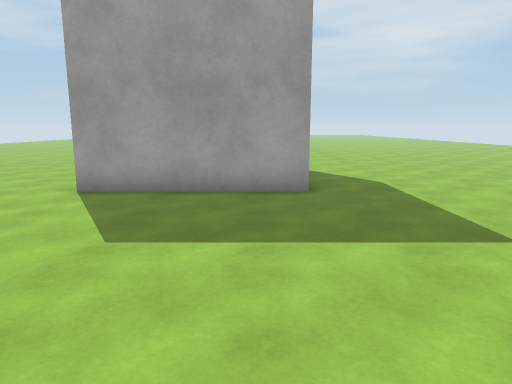
View 1 (above)

16 first-person views from a walk through a Unity game level. The camera is 1.5 m above the floor, tilts 10° down and sees 70° across. The floor is counted in squares, 1 m on a side. Each view is taken from the middle of a square. On the plan, view 1 faces up. The plan holds only what a view shows up to about 16 squares ahead; the rest is blank. The place goes on beyond the plan. The player is left out. Some surface patterns are stand-ins.

View 2
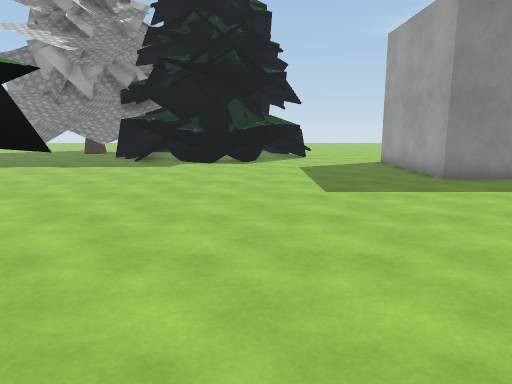

View 3
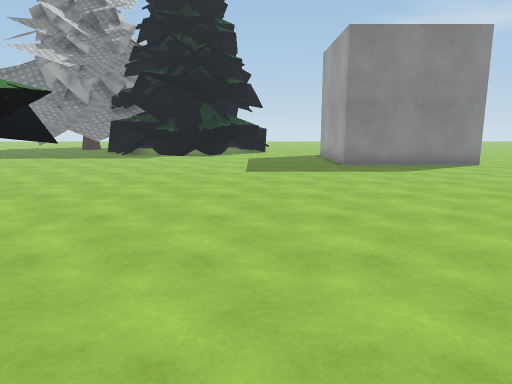

View 4
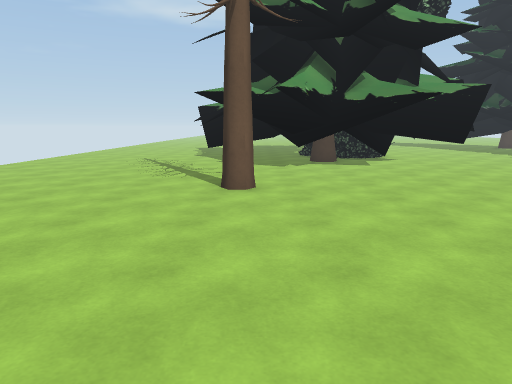

View 5
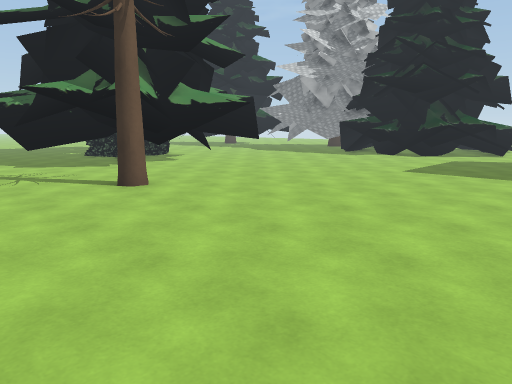

View 6
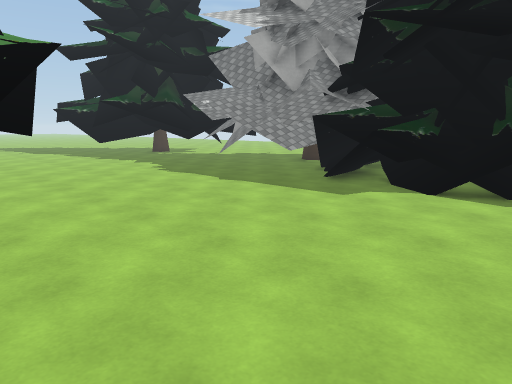

View 7
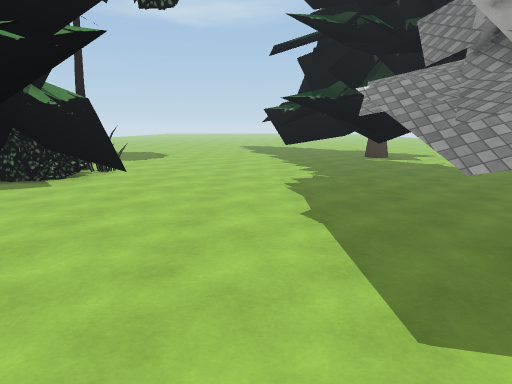

View 8
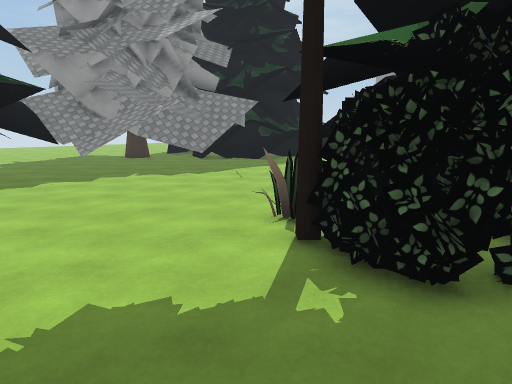

View 9
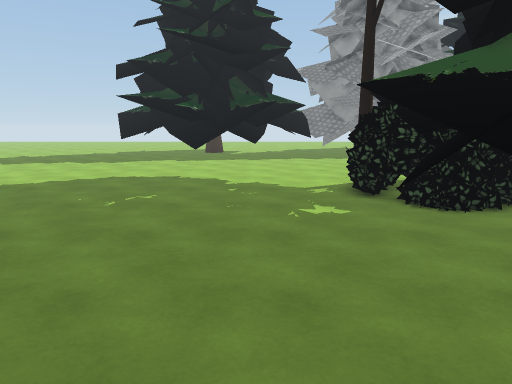

View 10
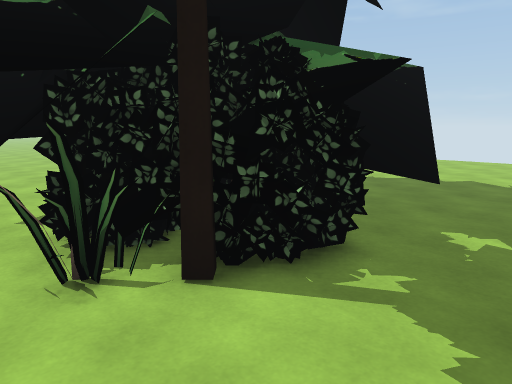

View 11
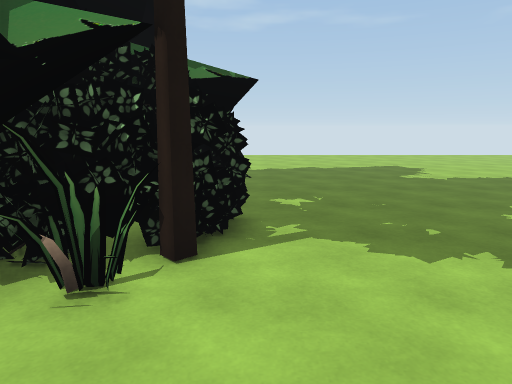

View 12
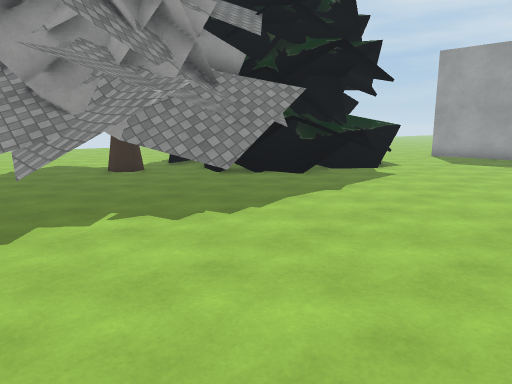

View 13
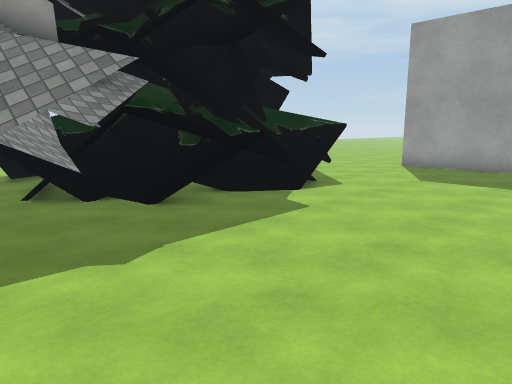

View 14
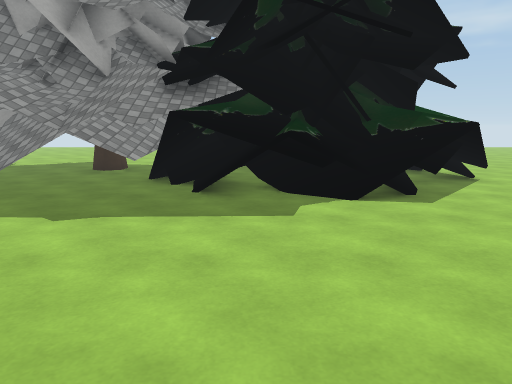

View 15
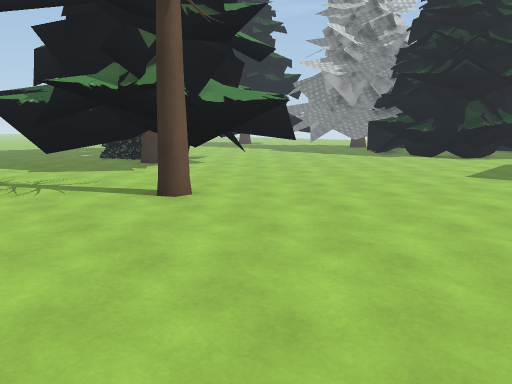

View 16
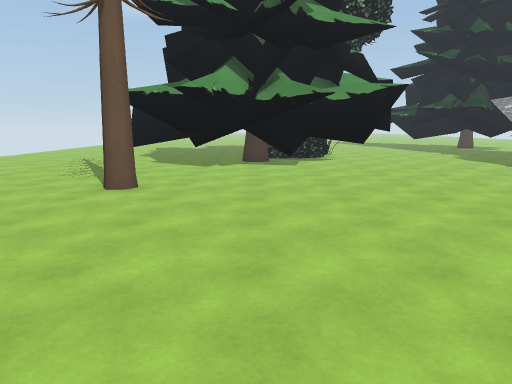

### Floor plan
Key: @ floor where view 1 was taken; # wall or solid block; . floor; = window, fence, low wall or low ledge; ^ raised ledge; T thing the floor can be seen under or through; O other object.
Columns run from 11 left of view 1 to 16 right of it. Each row starts with its distance up from view 1.
 10      ..     #.......... .. .
  9 ..   ..######..............
  8 ...  .......................
  7  ...........................
  6    .........................
  5     ==#.....................
  4     ####....................
  3      ###....................
  2       #=....................
  1       #=..............OO....
  0       =#=..@................
 -1       #O........T..###......
 -2       ##.......TTTT###......
 -3       ##.......T TT  #......
 -4        #.......      ####...
 -5        #.......^       ##...
 -6       ##.......#         ...
 -7      ###.....^.##
 -8      #........=###
 -9      ##.......###OOO
-10      ##........##OOO   =....
-11       #........OOO####......
-12       #..........O#.........
-13       #.....................
-14       ### ..................
-15           ..................

Positions as (right, up) in squares from view 1, and headings:
1: (0, 0), facing up
2: (12, 3), facing left
3: (16, 5), facing left
4: (11, 10), facing down
5: (16, 10), facing down-left
6: (5, 4), facing down-left
7: (-1, 2), facing down
8: (8, -15), facing up-left
9: (15, -14), facing left
10: (3, -14), facing up-right
11: (1, -12), facing right
12: (3, -12), facing up-left
13: (2, -6), facing up-left
14: (4, -1), facing left
15: (16, 8), facing down-left
16: (8, 10), facing down
